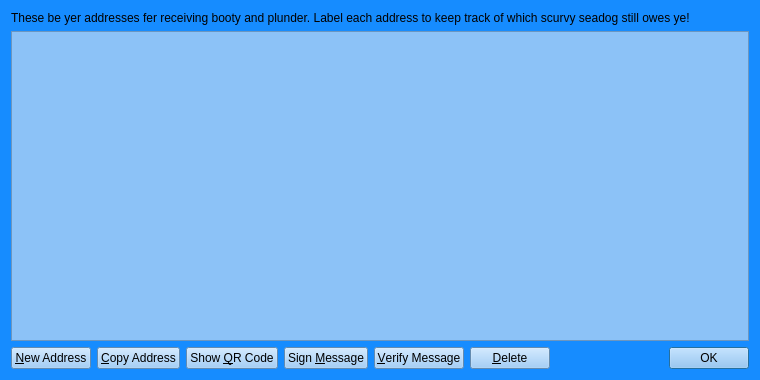
<?xml version="1.0" encoding="UTF-8"?>
<ui version="4.0">
 <class>AddressBookPage</class>
 <widget class="QWidget" name="AddressBookPage">
  <property name="geometry">
   <rect>
    <x>0</x>
    <y>0</y>
    <width>760</width>
    <height>380</height>
   </rect>
  </property>
  <property name="windowTitle">
   <string>Address Book</string>
  </property>
  <property name="styleSheet">
   <string notr="true">background-color: rgb(22, 140, 255);</string>
  </property>
  <layout class="QVBoxLayout" name="verticalLayout">
   <item>
    <widget class="QLabel" name="labelExplanation">
     <property name="text">
      <string>These be yer addresses fer receiving booty and plunder. Label each address to keep track of which scurvy seadog still owes ye!</string>
     </property>
     <property name="textFormat">
      <enum>Qt::PlainText</enum>
     </property>
     <property name="wordWrap">
      <bool>true</bool>
     </property>
    </widget>
   </item>
   <item>
    <widget class="QTableView" name="tableView">
     <property name="contextMenuPolicy">
      <enum>Qt::CustomContextMenu</enum>
     </property>
     <property name="toolTip">
      <string>Double-click to edit address or label</string>
     </property>
     <property name="styleSheet">
      <string notr="true">background-color: rgb(140, 194, 247);</string>
     </property>
     <property name="tabKeyNavigation">
      <bool>false</bool>
     </property>
     <property name="alternatingRowColors">
      <bool>true</bool>
     </property>
     <property name="selectionMode">
      <enum>QAbstractItemView::SingleSelection</enum>
     </property>
     <property name="selectionBehavior">
      <enum>QAbstractItemView::SelectRows</enum>
     </property>
     <property name="sortingEnabled">
      <bool>true</bool>
     </property>
     <attribute name="verticalHeaderVisible">
      <bool>false</bool>
     </attribute>
    </widget>
   </item>
   <item>
    <layout class="QHBoxLayout" name="horizontalLayout">
     <item>
      <widget class="QPushButton" name="newAddressButton">
       <property name="toolTip">
        <string>Create a new address</string>
       </property>
       <property name="styleSheet">
        <string notr="true">background-color: rgb(140, 194, 247);</string>
       </property>
       <property name="text">
        <string>&amp;New Address</string>
       </property>
       <property name="icon">
        <iconset resource="../bitcoin.qrc">
         <normaloff>:/icons/add</normaloff>:/icons/add</iconset>
       </property>
      </widget>
     </item>
     <item>
      <widget class="QPushButton" name="copyToClipboard">
       <property name="toolTip">
        <string>Copy the currently selected address to the system clipboard</string>
       </property>
       <property name="styleSheet">
        <string notr="true">background-color: rgb(140, 194, 247);</string>
       </property>
       <property name="text">
        <string>&amp;Copy Address</string>
       </property>
       <property name="icon">
        <iconset resource="../bitcoin.qrc">
         <normaloff>:/icons/editcopy</normaloff>:/icons/editcopy</iconset>
       </property>
      </widget>
     </item>
     <item>
      <widget class="QPushButton" name="showQRCode">
       <property name="styleSheet">
        <string notr="true">background-color: rgb(140, 194, 247);</string>
       </property>
       <property name="text">
        <string>Show &amp;QR Code</string>
       </property>
       <property name="icon">
        <iconset resource="../bitcoin.qrc">
         <normaloff>:/icons/qrcode</normaloff>:/icons/qrcode</iconset>
       </property>
      </widget>
     </item>
     <item>
      <widget class="QPushButton" name="signMessage">
       <property name="toolTip">
        <string>Sign a message to prove you own this Doubloon address</string>
       </property>
       <property name="styleSheet">
        <string notr="true">background-color: rgb(140, 194, 247);</string>
       </property>
       <property name="text">
        <string>Sign &amp;Message</string>
       </property>
       <property name="icon">
        <iconset resource="../bitcoin.qrc">
         <normaloff>:/icons/edit</normaloff>:/icons/edit</iconset>
       </property>
      </widget>
     </item>
     <item>
      <widget class="QPushButton" name="verifyMessage">
       <property name="toolTip">
        <string>Verify a message to ensure it was signed with a specified Doubloon address</string>
       </property>
       <property name="styleSheet">
        <string notr="true">background-color: rgb(140, 194, 247);</string>
       </property>
       <property name="text">
        <string>&amp;Verify Message</string>
       </property>
       <property name="icon">
        <iconset resource="../bitcoin.qrc">
         <normaloff>:/icons/transaction_0</normaloff>:/icons/transaction_0</iconset>
       </property>
      </widget>
     </item>
     <item>
      <widget class="QPushButton" name="deleteButton">
       <property name="toolTip">
        <string>Delete the currently selected address from the list</string>
       </property>
       <property name="styleSheet">
        <string notr="true">background-color: rgb(140, 194, 247);</string>
       </property>
       <property name="text">
        <string>&amp;Delete</string>
       </property>
       <property name="icon">
        <iconset resource="../bitcoin.qrc">
         <normaloff>:/icons/remove</normaloff>:/icons/remove</iconset>
       </property>
      </widget>
     </item>
     <item>
      <spacer name="horizontalSpacer">
       <property name="orientation">
        <enum>Qt::Horizontal</enum>
       </property>
       <property name="sizeHint" stdset="0">
        <size>
         <width>40</width>
         <height>20</height>
        </size>
       </property>
      </spacer>
     </item>
     <item>
      <widget class="QDialogButtonBox" name="buttonBox">
       <property name="sizePolicy">
        <sizepolicy hsizetype="Maximum" vsizetype="Fixed">
         <horstretch>0</horstretch>
         <verstretch>0</verstretch>
        </sizepolicy>
       </property>
       <property name="styleSheet">
        <string notr="true">background-color: rgb(140, 194, 247);</string>
       </property>
       <property name="standardButtons">
        <set>QDialogButtonBox::Ok</set>
       </property>
      </widget>
     </item>
    </layout>
   </item>
  </layout>
 </widget>
 <resources>
  <include location="../bitcoin.qrc"/>
 </resources>
 <connections/>
</ui>
